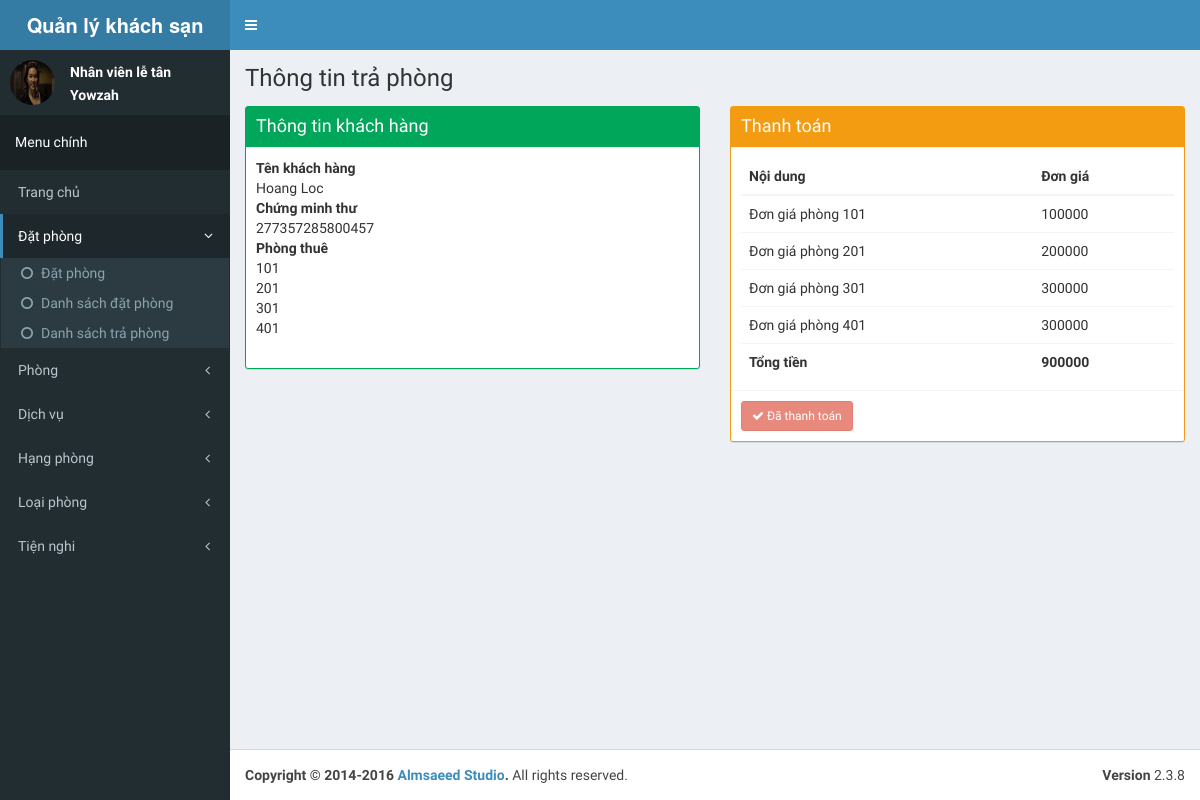
/admin/payment/detail/3, run on the app's committed database.
### tables this page shows
CREATE TABLE `customer` (
  `customer_id` int(11) NOT NULL AUTO_INCREMENT,
  `fname` varchar(255) DEFAULT NULL,
  `lname` varchar(255) DEFAULT NULL,
  `id` varchar(255) DEFAULT NULL,
  `dob` date DEFAULT NULL,
  `gender` bit(1) DEFAULT NULL,
  `phone` varchar(255) DEFAULT NULL,
  `address` varchar(255) DEFAULT NULL,
  PRIMARY KEY (`customer_id`)
);

CREATE TABLE `room` (
  `room_id` int(11) NOT NULL AUTO_INCREMENT,
  `room` varchar(255) DEFAULT NULL,
  `tel` varchar(255) DEFAULT NULL,
  `rank_id` int(11) DEFAULT NULL,
  `type_id` int(11) DEFAULT NULL,
  `price` int(11) DEFAULT NULL,
  `state` tinyint(1) DEFAULT NULL,
  PRIMARY KEY (`room_id`),
  KEY `room_ibfk_1` (`rank_id`),
  KEY `room_ibfk_2` (`type_id`)
);

### application/core/MY_Controller.php (called while the page is built, shortened)
<?php defined('BASEPATH') OR exit('No direct script access allowed');
class MY_Controller extends CI_Controller
{
    protected $data = array();
    function __construct()
    {
        $this->data['page_title'] = 'CI_App';
        $this->data['before_head'] = '';
        $this->data['before_body'] = '';
    }
    protected function render($the_view = NULL, $template = 'master')
    {
        if ($template == 'json' || $this->input->is_ajax_request()) {
            header('Content-Type: application/json');
            echo json_encode($this->data);
        } else {
            $this->data['the_view_content'] = (is_null($the_view)) ? '' : $this->load->view($the_view, $this->data, TRUE);;
            $this->load->view('templates/' . $template . '_view', $this->data);
        }
    }
}
class Admin_Controller extends MY_Controller
{
    protected function render($the_view = NULL, $template = 'admin_master')
    {
        parent::render($the_view, $template);
    }
}

### application/controllers/admin/Payment.php (called while the page is built, shortened)
<?php defined('BASEPATH') OR exit('No direct script access allowed');
class Payment extends Admin_Controller{
    public function detail($booking_id){
        $this->data['customer'] = $this->model_booking->get_customer($booking_id);
        $this->data['list_room'] = $this->model_booking->get_list_room($booking_id);
        if (isset($this->data['list_room'])&&count($this->data['list_room'])){
            $amount = 0;
            foreach ($this->data['list_room'] as $key => $val){
                $amount += $val['price'];
            }
        }
        $this->render('admin/payment/detail_view');
    }
}

### index.php (called while the page is built, shortened)
<?php
require_once BASEPATH.'core/CodeIgniter.php';

### application/models/admin/Model_booking.php (called while the page is built, shortened)
<?php defined('BASEPATH') OR exit('No direct script access allowed');
class Model_booking extends CI_Model{
    public function get_list_room($booking_id = 0){
        return $this->db->select('room.room_id, room, price')
            ->from('room')
            ->join('bookingroom', 'bookingroom.room_id = room.room_id')
            ->where('booking_id', $booking_id)
            ->order_by('room', 'ASC')
            ->get()->result_array();
    }
    public function get_customer($booking_id = 0){
        return $this->db->select('fname, lname, id, dob, gender, phone, address')
            ->from('customer')
            ->join('booking', 'booking.customer_id = customer.customer_id')
            ->where('booking_id', $booking_id)
            ->get()->row_array();
    }
}

### application/views/admin/payment/detail_view.php (the view, shortened to what this page needs)
<div class="row">
    <div class="col-md-6">
        <div class="box box-success box-solid">
            <div class="box-header with-border">
                <h3 class="box-title">Thông tin khách hàng</h3>
            </div>
            <div class="box-body">
                <dl>
                    <dt>Tên khách hàng</dt>
                    <dd><?php echo htmlspecialchars($customer['fname']).' '.htmlspecialchars($customer['lname']); ?></dd>
                    <dt>Chứng minh thư</dt>
                    <dd><?php echo htmlspecialchars($customer['id']);?></dd>
                    <dt>Phòng thuê</dt>
                    <?php
                    foreach ($list_room as $key => $val){
                        echo '<dd>'.$val['room'].'</dd>';
                    }
                    ?>
                </dl>
            </div>
        </div>
    </div>
    <div class="col-md-6">
        <div class="box box-warning box-solid">
            <div class="box-header with-border">
                <h3 class="box-title">Thanh toán</h3>
            </div>
            <div class="box-body">
                <table class="table">
                    <thead>
                        <tr>
                            <th>Nội dung</th>
                            <th>Đơn giá</th>
                        </tr>
                    </thead>
                    <tbody>
                    <?php
                    if (isset($list_room)&&count($list_room)){
                        foreach ($list_room as $key => $val){
                    ?>
                        <tr>
                            <td>Đơn giá phòng <?php echo $val['room']; ?></td>
                            <td><?php echo $val['price'] ?></td>
                        </tr>
                    <?php
                        }
                    }
                    ?>
                    </tbody>
                    <tfoot>
                        <tr>
                            <th>Tổng tiền</th>
                            <th><?php echo $amount;?></th>
                        </tr>
                    </tfoot>
                </table>
            </div>
            <div class="box-footer">
                <?php
                $att = array('role' => 'form');
                echo form_open('', $att);
                ?>
                <button type="submit" name="submit" value="submit" class="btn btn-sm <?php echo ($state==1)?'disabled btn-danger':'btn-success';?>" <?php echo ($state==1)?'disabled':'';?>><i class="fa fa-check"></i> <?php echo ($state==1)?'Đã thanh toán':'Xác nhận';?></button>
                <?php echo form_close();?>
            </div>
        </div>
    </div>
</div>

### data on the page
customer: fname "Hoang", lname "Loc", id "277357285800457"
room: room "101", price "100000"
room: room "201", price "200000"
room: room "301", price "300000"
room: room "401", price "300000"

### other printed values
$content_header "Thông tin trả phòng"
$amount "900000"
